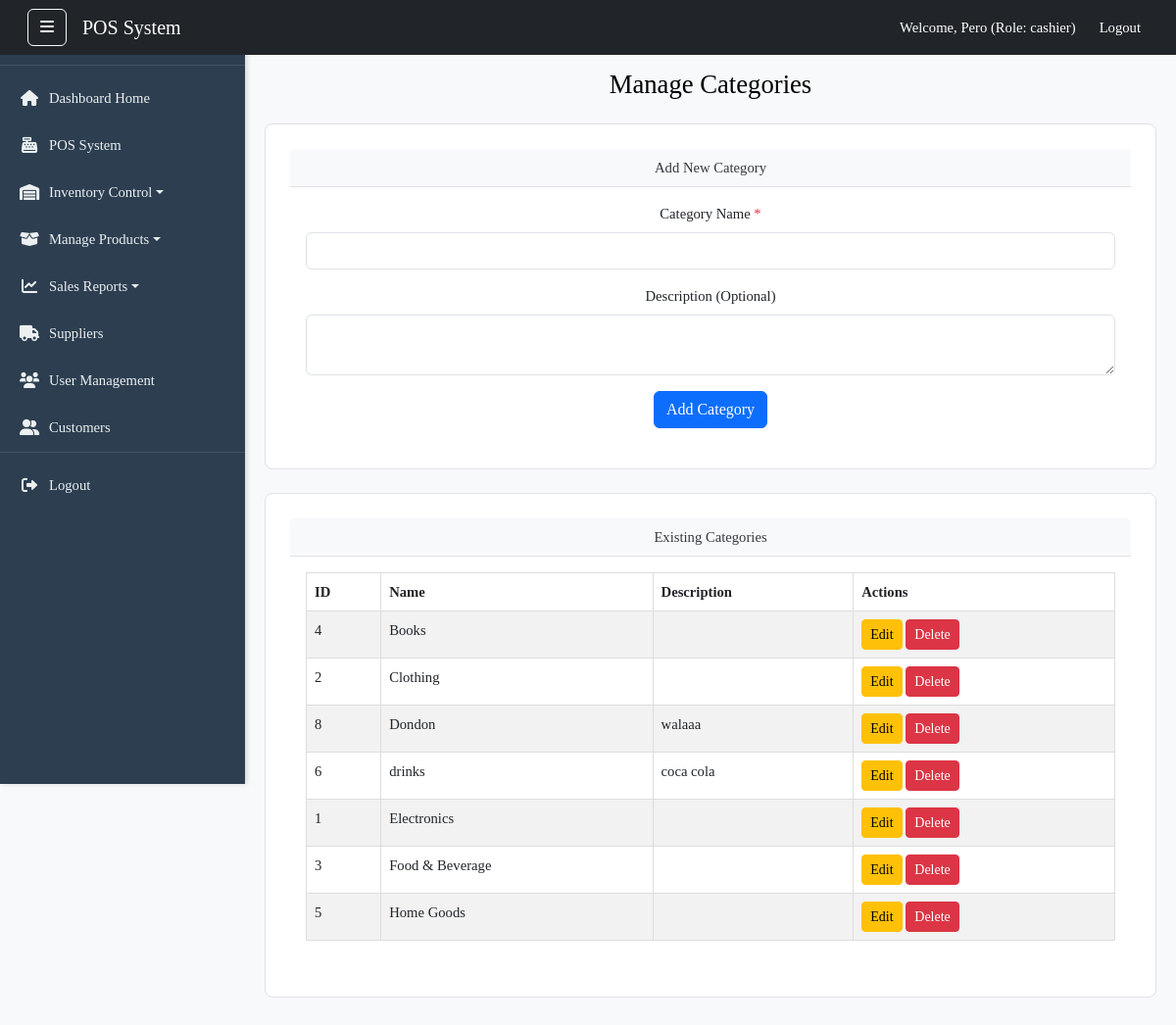
The app's page /views/categories.php (signed in) with its own data.
### tables this page shows
CREATE TABLE `categories` (
  `id` int(11) NOT NULL,
  `name` varchar(100) NOT NULL,
  `description` text DEFAULT NULL
);

### views/categories.php (the view, shortened to what this page needs)
<?php
$conn = get_db_connection();
$categories = [];
try {
    $sql = "SELECT id, name, description FROM categories ORDER BY name ASC";
    $result = $conn->query($sql);
    if ($result) {
        while ($row = $result->fetch_assoc()) {
            $categories[] = $row;
        }
    } else {
        $message = "Error fetching categories: " . $conn->error;
        $message_type = 'danger';
    }
} catch (mysqli_sql_exception $e) {
    $message = "Database error fetching categories: " . $e->getMessage();
    $message_type = 'danger';
}
include '../includes/header.php';
?>
    <div class="dashboard-wrapper">
        <?php include '../includes/sidebar.php'; ?>
        <div class="main-content" id="main-content">
            <nav class="navbar navbar-expand-lg navbar-dark bg-dark fixed-top px-3 custom-navbar-top">
                <div class="container-fluid">
                    <button id="sidebarToggleDesktop" class="btn btn-outline-light d-none d-lg-block me-3" type="button">
                        <i class="fas fa-bars"></i>
                    </button>
                    <a class="navbar-brand" href="#">POS System</a>
                    <div class="collapse navbar-collapse" id="navbarNav">
                        <ul class="navbar-nav ms-auto">
                            <li class="nav-item d-flex align-items-center">
                                <span class="nav-link text-white me-2">Welcome, <?php echo htmlspecialchars($_SESSION["username"]); ?> (Role: <?php echo htmlspecialchars($_SESSION["role"]); ?>)</span>
                            </li>
                            <li class="nav-item">
                                <a class="nav-link btn btn-danger btn-sm text-white" href="../index.php">Logout</a>
                            </li>
                        </ul>
                    </div>
                </div>
            </nav>
            <div class="container-fluid dashboard-page-content mt-5 pt-3">
                <h2 class="mb-4">Manage Categories</h2>
                <div class="card mb-4">
                    <div class="card-header">
                        Add New Category
                    </div>
                    <div class="card-body">
                        <form action="<?php echo htmlspecialchars($_SERVER["PHP_SELF"]); ?>" method="post">
                            <div class="mb-3">
                                <label for="category_name" class="form-label">Category Name <span class="text-danger">*</span></label>
                                <input type="text" name="category_name" id="category_name" class="form-control" required>
                            </div>
                            <div class="mb-3">
                                <label for="category_description" class="form-label">Description (Optional)</label>
                                <textarea name="category_description" id="category_description" class="form-control" rows="2"></textarea>
                            </div>
                            <button type="submit" class="btn btn-primary">Add Category</button>
                        </form>
                    </div>
                </div>
                <div class="card">
                    <div class="card-header">
                        Existing Categories
                    </div>
                    <div class="card-body">
                        <div class="table-responsive">
                            <table class="table table-striped table-hover">
                                <thead>
                                    <tr>
                                        <th>ID</th>
                                        <th>Name</th>
                                        <th>Description</th>
                                        <th>Actions</th>
                                    </tr>
                                </thead>
                                <tbody>
                                    <?php if (!empty($categories)): ?>
                                        <?php foreach ($categories as $cat): ?>
                                            <tr>
                                                <td><?php echo htmlspecialchars($cat['id']); ?></td>
                                                <td><?php echo htmlspecialchars($cat['name']); ?></td>
                                                <td><?php echo htmlspecialchars($cat['description']); ?></td>
                                                <td>
                                                    <button type="button" class="btn btn-sm btn-warning edit-category-btn"
                                                        data-bs-toggle="modal" data-bs-target="#editCategoryModal"
                                                        data-id="<?php echo htmlspecialchars($cat['id']); ?>"
                                                        data-name="<?php echo htmlspecialchars($cat['name']); ?>"
                                                        data-description="<?php echo htmlspecialchars($cat['description']); ?>">
                                                        Edit
                                                    </button>
                                                    <button type="button" class="btn btn-sm btn-danger delete-category-btn"
                                                        data-bs-toggle="modal" data-bs-target="#deleteCategoryModal"
                                                        data-id="<?php echo htmlspecialchars($cat['id']); ?>"
                                                        data-name="<?php echo htmlspecialchars($cat['name']); ?>">
                                                        Delete
                                                    </button>
                                                </td>
                                            </tr>
                                        <?php endforeach; ?>
                                    <?php else: ?>
                                        <tr>
                                            <td colspan="4">No categories found.</td>
                                        </tr>
                                    <?php endif; ?>
                                </tbody>
                            </table>
                        </div>
                    </div>
                </div>
            </div>
        </div>
    </div>
</body>
</html>

### public/css/style.css (style rules this page uses)
body { font-family: 'Segoe UI', Tahoma, Geneva, Verdana, sans-serif; margin: 0; padding: 0; background-color: #f0f2f5; color: #333; overflow-x: hidden; }
.dashboard-wrapper { display: flex; min-height: 100vh; }
.main-content { flex-grow: 1; background-color: #f8f9fa; transition: margin-left 0.3s ease-in-out; padding-top: 70px; padding-left: 20px; padding-right: 20px; }
.custom-navbar-top { z-index: 1030; padding-top: 0.5rem; padding-bottom: 0.5rem; }
.dashboard-page-content { padding-top: 0 !important; margin-top: 0 !important; padding-bottom: 20px; padding-left: 0; padding-right: 0; }
.dashboard-page-content h2 { margin-top: 0; margin-bottom: 1.5rem; }
.card { background-color: #fff; padding: 25px; border-radius: 8px; box-shadow: 0 4px 10px rgba(0, 0, 0, 0.08); text-align: center; transition: transform 0.2s ease-in-out; }
@media (min-width: 769px) { .main-content { padding-left: calc(250px + 20px); } }
@media (min-width: 769px) { #sidebarToggleDesktop { display: block !important; } }
body { font-family: 'Times New Roman', serif; font-size: 11pt; color: #000; }
h2 { text-align: center; margin-bottom: 20px; font-size: 20pt; }
table { width: 100%; border-collapse: collapse; margin-bottom: 20px; }
th, td { border: 1px solid #ddd; padding: 8px; text-align: left; }
thead { background-color: #f2f2f2; }
.card { border: 1px solid #dee2e6; margin-bottom: 15px; box-shadow: none !important; page-break-inside: avoid; }
.card-header { background-color: #f8f9fa; border-bottom: 1px solid #dee2e6; color: #343a40; }
table { page-break-after: auto; }
tr { page-break-inside: avoid; page-break-after: auto; }
thead { display: table-header-group; }

### records on screen
categories: id "4", name "Books"
categories: id "2", name "Clothing"
categories: id "8", name "Dondon", description "walaaa"
categories: id "6", name "drinks", description "coca cola"
categories: id "1", name "Electronics"
categories: id "3", name "Food & Beverage"
categories: id "5", name "Home Goods"

### other values on screen
$_SESSION["username"] "Pero"
$_SESSION["role"] "cashier"
